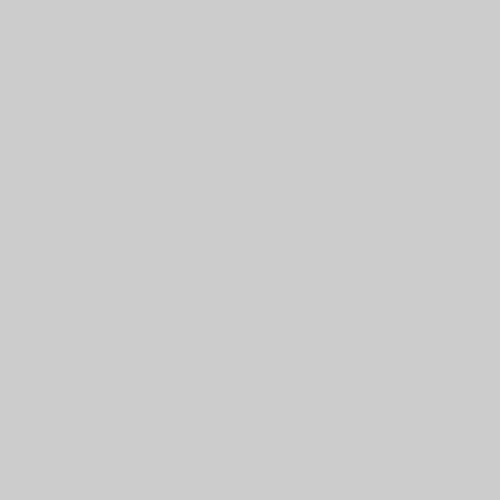
Frame 1 (no input)
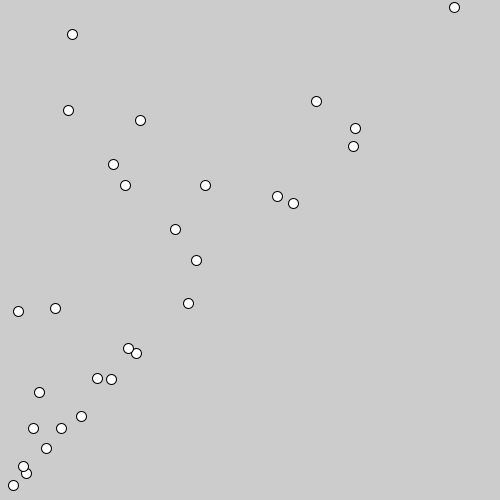
Frame 60 (the mouse pressed at the canvas centre just before this capture)
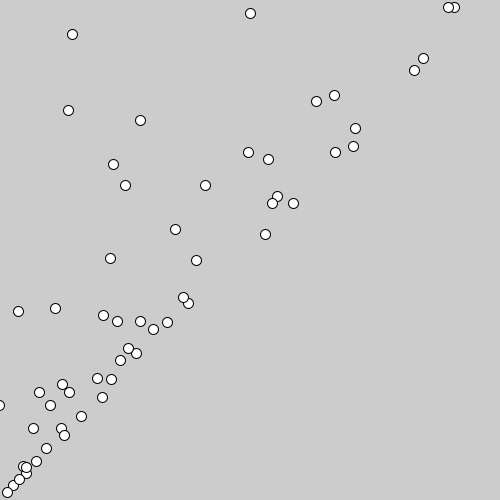
Frame 120 (the mouse held since frame 60 and released just before this capture)

The Processing sketch that drew these frames (run headless with seeded random() and noise(); from frame 60 on, the mouse is pressed at the canvas centre):

// Processing sketch: dia3
// ── dia3.pde
float x;
float y;
void setup(){
  x = random(-1,1);
  y = random(-1,1);
  size(500,500);
}

void draw(){
  x = random(-1,1);
  float px = map(x, 1,-1,0,width);
  y = random(-1,1);
  float py = map(x, 1,-1,height,0);
  ellipse(px*sin(px), py, 10, 10);
  println(px*sin(px));
}
